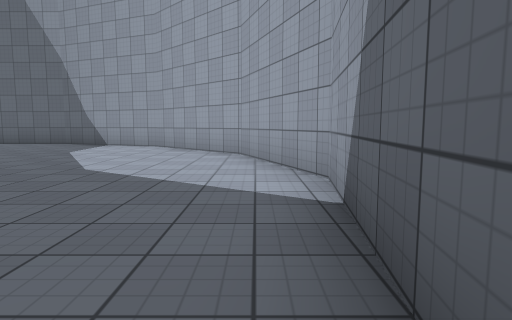
view 1 (above)

13 first-person views from a walk through a scene from a Unity 3-D project. The camera is 1.2 m above the floor, tilts 6° down and sees 75° across. The floor is counted in squares, 2 m on a side. Each view is taken from the middle of a square. On the plan, view 1 faces up. The plan holds only what a view shows up to about 10 squares ahead; the rest is blank. The place goes on beyond the plan. The player is left out. Surface patterns are stand-ins for the level's own textures.

view 2
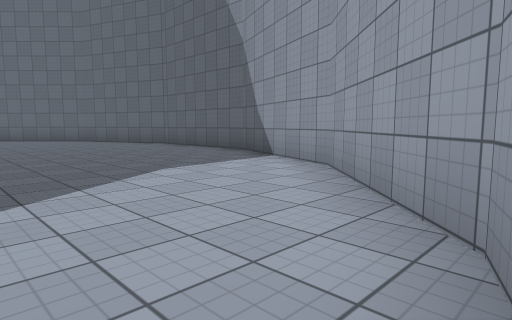

view 3
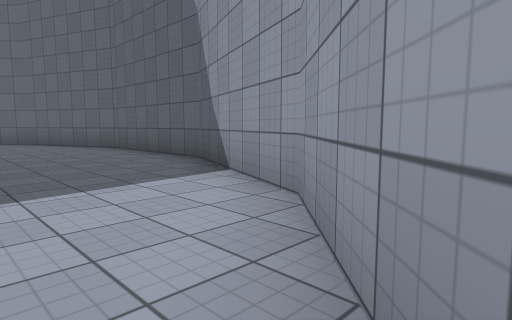

view 4
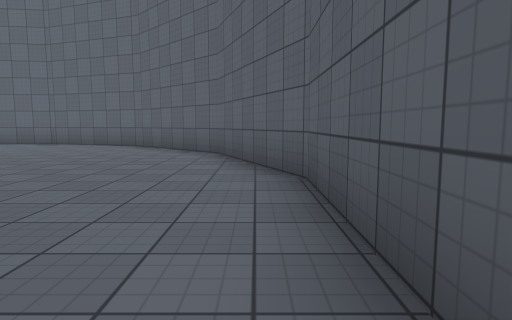

view 5
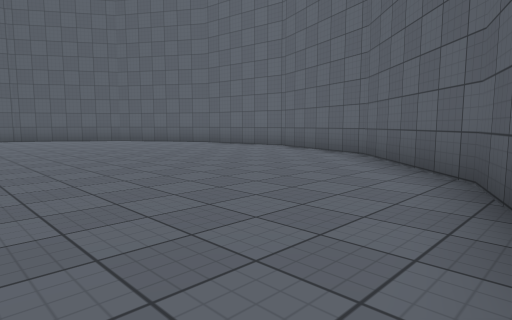

view 6
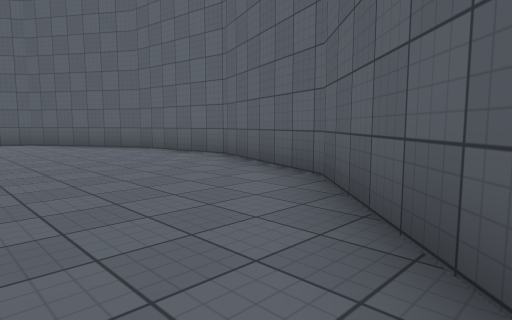

view 7
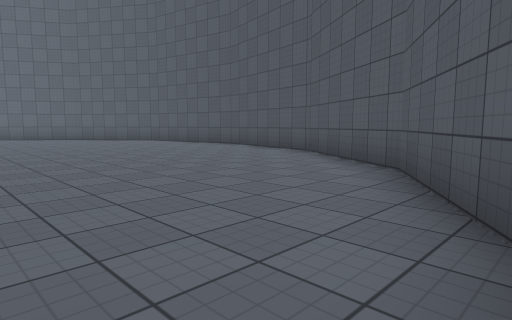

view 8
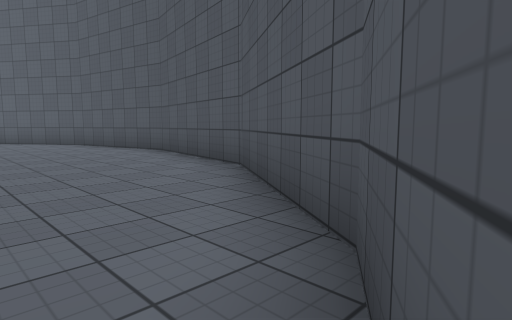

view 9
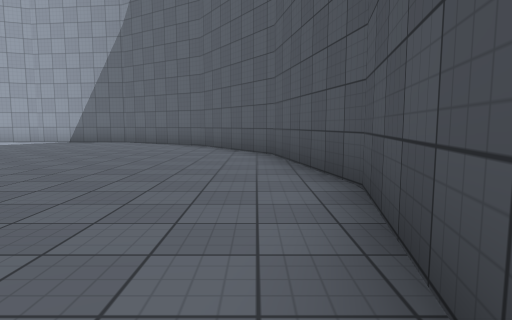

view 10
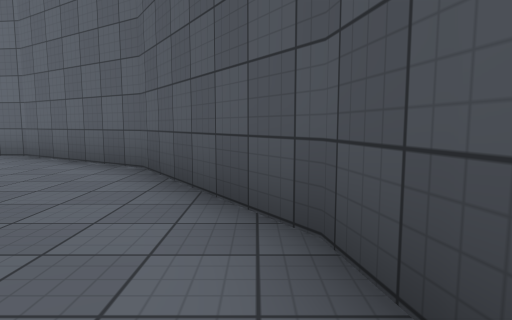

view 11
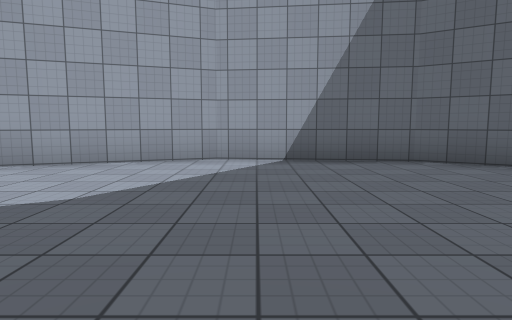

view 12
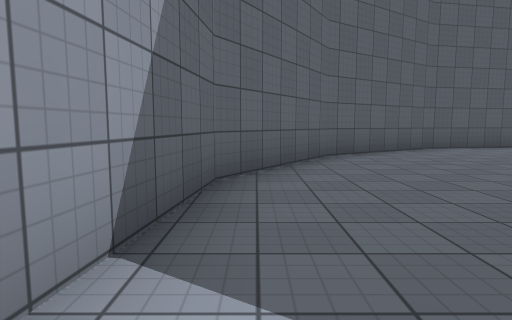

view 13
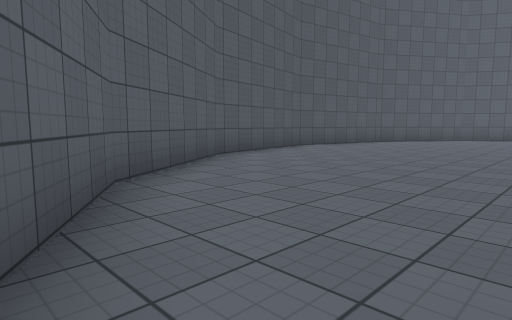

### Floor plan
Points are (right, up) in squares from view 1. A wall is a line through its corners. A room is listed if a view was taken in it or the views show most of it. See-through windows are left out.
Room 1 (views 1, 2, 3, 4, 5, 6, 7, 8, 9, 10, 11, 12, 13)
walls: (-9.6, 10.6) (-12.9, 9.2) (-15.3, 6.8) (-16.4, 3.7) (-16.1, 0.4) (-14.3, -2.4) (-11.3, -4.3) (-7.8, -5) (-4.3, -4.3) (-1.4, -2.4) (0.4, 0.4) (0.8, 3.7) (-0.3, 6.8) (-2.7, 9.2) (-6, 10.6) (-9.6, 10.6)

Where each view was taken, in squares from view 1:
view 1: 0 up, 0 right, facing up
view 2: 5 up, 0 right, facing up-left
view 3: 7 up, 1 left, facing up-left
view 4: 10 up, 6 left, facing left
view 5: 10 up, 9 left, facing down-left
view 6: 9 up, 12 left, facing down-left
view 7: 2 up, 16 left, facing down-right
view 8: 1 down, 15 left, facing down-right
view 9: 4 down, 11 left, facing right
view 10: 4 down, 6 left, facing right
view 11: 3 up, 5 left, facing right
view 12: 4 up, 0 right, facing down
view 13: 1 up, 0 right, facing down-left
